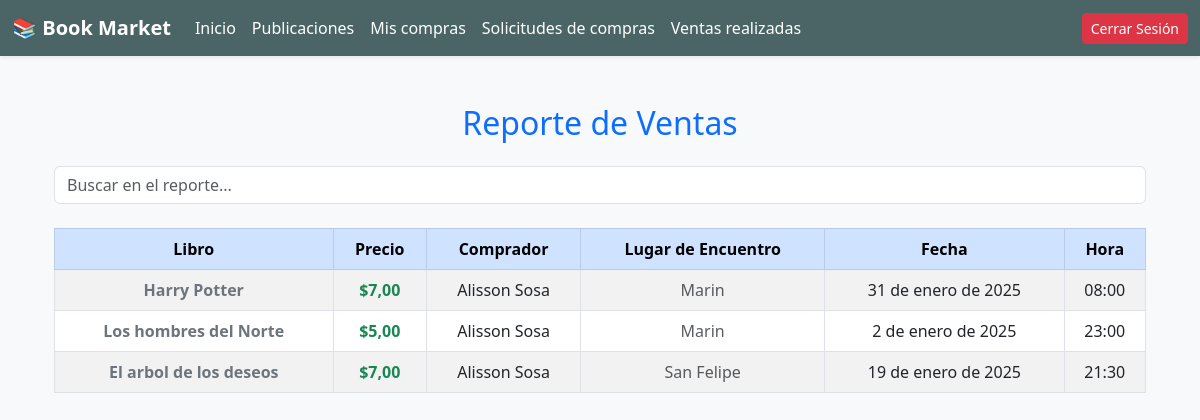
Page /ventas/ (signed in) on the committed database.
### Aplicaciones/Compra_venta/models.py (models this page shows)
class Orden(models.Model):
    ESTADOS = [
        ('Pendiente', 'Pendiente'),    # El comprador envió la solicitud
        ('Aceptada', 'Aceptada'),     # El vendedor aceptó la solicitud
        ('Rechazada', 'Rechazada'),   # El vendedor rechazó la solicitud
        ('Completada', 'Completada'), # El vendedor confirmó la entrega
    ]
    comprador = models.ForeignKey(Usuario, on_delete=models.CASCADE, related_name='ordenes_compradas')
    libro = models.ForeignKey(Libro, on_delete=models.CASCADE, related_name='ordenes')
    lugar_encuentro = models.CharField(max_length=255)
    fecha_encuentro = models.DateField()
    hora_encuentro = models.TimeField()
    estado = models.CharField(max_length=50, choices=ESTADOS, default='Pendiente')
    creado_en = models.DateTimeField(auto_now_add=True)
    motivo = models.TextField(blank=True, null=True)

class Libro(models.Model):
    CONDICIONES = [
        ('Nuevo', 'Nuevo'),
        ('Usado', 'Usado'),
    ]
    CATEGORIAS = [
        ('Ficción', 'Ficción'),
        ('No Ficción', 'No Ficción'),
        ('Fantasía', 'Fantasía'),
        ('Ciencia Ficción', 'Ciencia Ficción'),
        ('Romance', 'Romance'),
        ('Misterio', 'Misterio'),
        ('Historia', 'Historia'),
        ('Biografía', 'Biografía'),
        ('Infantil', 'Infantil'),
        ('Autoayuda', 'Autoayuda'),
        ('Otros', 'Otros'),
    ]
    titulo = models.CharField(max_length=200)
    autor = models.CharField(max_length=150)
    descripcion = models.TextField(blank=True, null=True)
    precio = models.DecimalField(max_digits=10, decimal_places=2)
    imagen = models.ImageField(upload_to='libros/', blank=True, null=True)
    condicion = models.CharField(max_length=50, choices=CONDICIONES)
    categoria = models.CharField(max_length=50, choices=CATEGORIAS, default='Otros')
    vendedor = models.ForeignKey(Usuario, on_delete=models.CASCADE, related_name='libros_vendidos')
    vendido = models.BooleanField(default=False)  # Indica si el libro fue vendido
    en_proceso = models.BooleanField(default=False)  # Nuevo campo para indicar si está en proceso
    creado_en = models.DateTimeField(auto_now_add=True)

class Usuario(models.Model):
    nombre = models.CharField(max_length=150)
    apellido = models.CharField(max_length=150)
    cedula = models.CharField(max_length=20, unique=True)  # Cédula única
    direccion = models.TextField()
    telefono = models.CharField(max_length=15)
    correo = models.EmailField(unique=True)  # Correo único
    contrasena = models.CharField(max_length=128)  # Contraseña encriptada

### Aplicaciones/Compra_venta/views.py (the view)
# urls.py: path('ventas/', views.reporte_ventas),
def reporte_ventas(request):
    if 'usuario_id' not in request.session:
        return redirect('/login/')  # Redirige si no está autenticado
    vendedor_id = request.session['usuario_id']
    ventas = Orden.objects.filter(libro__vendedor_id=vendedor_id, estado='Completada')
    return render(request, 'reporte_ventas.html', {'ventas': ventas})

### Aplicaciones/Compra_venta/templates/reporte_ventas.html (shortened to what this page needs)
{% extends 'plantilla.html' %}
{% block content %}
<div class="container mt-5">
    <h2 class="text-center text-primary mb-4">Reporte de Ventas</h2>
    {% if ventas %}
        <div class="mb-3">
            <input type="text" id="filtro" class="form-control" placeholder="Buscar en el reporte...">
        </div>
        <table class="table table-striped table-hover table-bordered mt-4" id="tabla-reporte">
            <thead class="table-primary text-center">
                <tr>
                    <th>Libro</th>
                    <th>Precio</th>
                    <th>Comprador</th>
                    <th>Lugar de Encuentro</th>
                    <th>Fecha</th>
                    <th>Hora</th>
                </tr>
            </thead>
            <tbody class="text-center align-middle">
                {% for venta in ventas %}
                <tr>
                    <td class="fw-bold text-secondary">{{ venta.libro.titulo }}</td>
                    <td class="text-success fw-bold">${{ venta.libro.precio }}</td>
                    <td class="text-dark">{{ venta.comprador.nombre }} {{ venta.comprador.apellido }}</td>
                    <td class="text-muted">{{ venta.lugar_encuentro }}</td>
                    <td>{{ venta.fecha_encuentro }}</td>
                    <td>{{ venta.hora_encuentro }}</td>
                </tr>
                {% endfor %}
            </tbody>
        </table>
    {% else %}
        <div class="alert alert-warning text-center mt-5" role="alert">
            No tienes ventas registradas.
        </div>
    {% endif %}
</div>
{% endblock %}

### rows in the picture
Orden: libro.titulo "Harry Potter", libro.precio "7,00", comprador.nombre "Alisson", comprador.apellido "Sosa", lugar_encuentro "Marin", fecha_encuentro "31 de enero de 2025", hora_encuentro "08:00"
Orden: libro.titulo "Los hombres del Norte", libro.precio "5,00", comprador.nombre "Alisson", comprador.apellido "Sosa", lugar_encuentro "Marin", fecha_encuentro "2 de enero de 2025", hora_encuentro "23:00"
Orden: libro.titulo "El arbol de los deseos", libro.precio "7,00", comprador.nombre "Alisson", comprador.apellido "Sosa", lugar_encuentro "San Felipe", fecha_encuentro "19 de enero de 2025", hora_encuentro "21:30"
